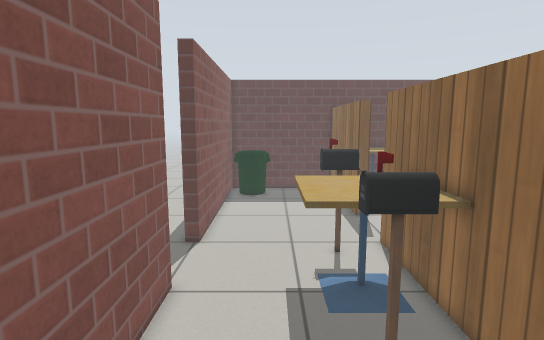
View 1 (above)

23 first-person views from a walk through a robot-simulator world made for Gazebo. The camera is 1.2 m above the floor, tilts 8° down and sees 80° across. The floor is counted in squares, 0.2 m on a side. Each view is taken from the middle of a square. On the plan, view 1 faces up. The plan holds only what a view shows up to about 20 squares ahead; the rest is blank. Simple patterns stand in for the simulator's built-in surfaces.

View 2
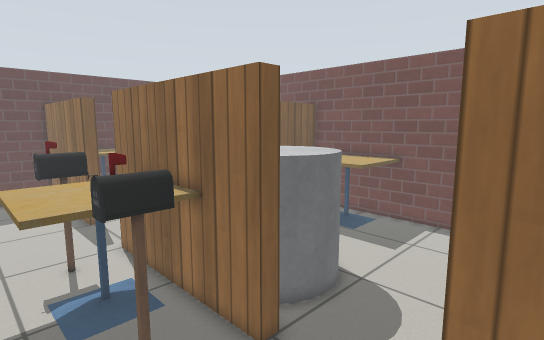

View 3
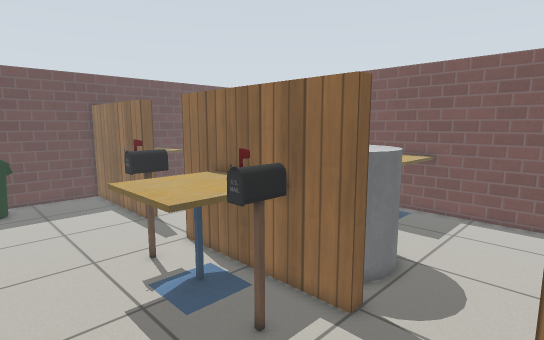

View 4
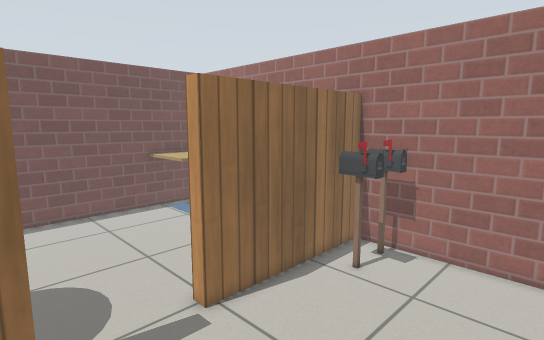

View 5
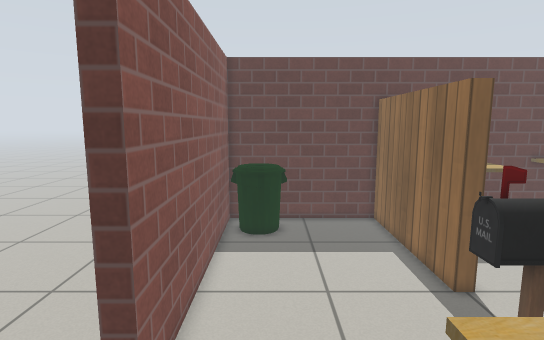

View 6
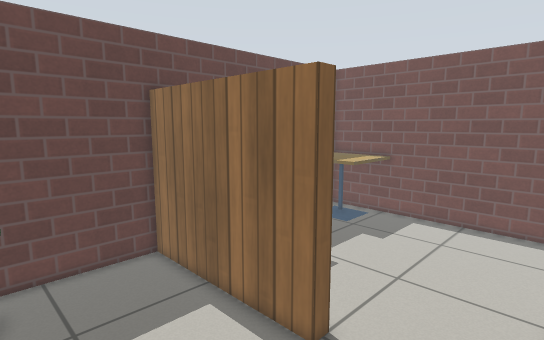

View 7
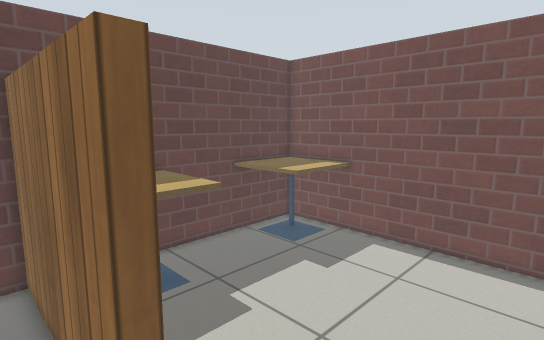

View 8
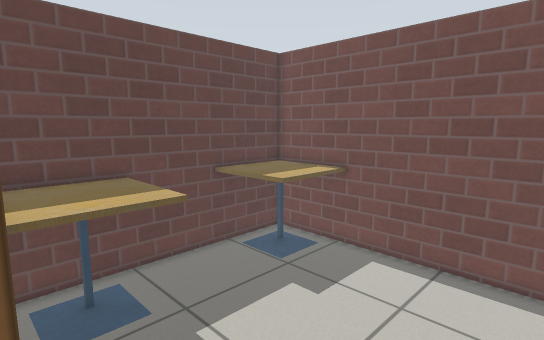

View 9
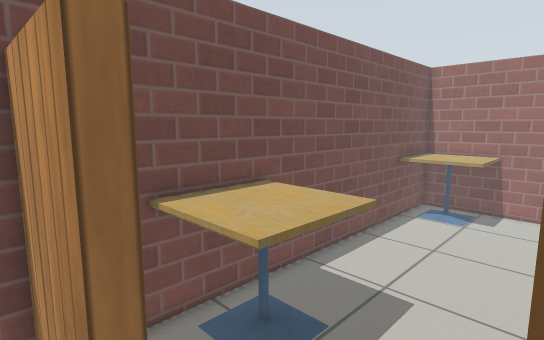

View 10
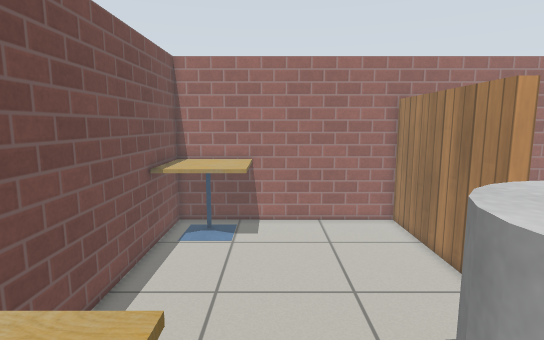

View 11
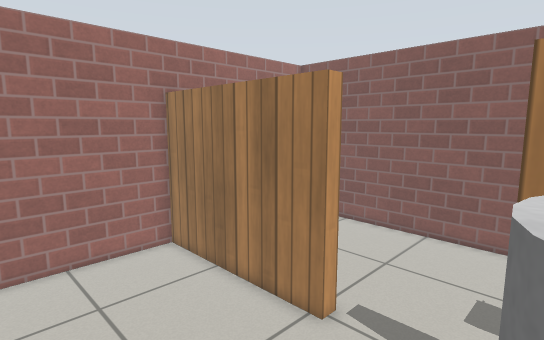

View 12
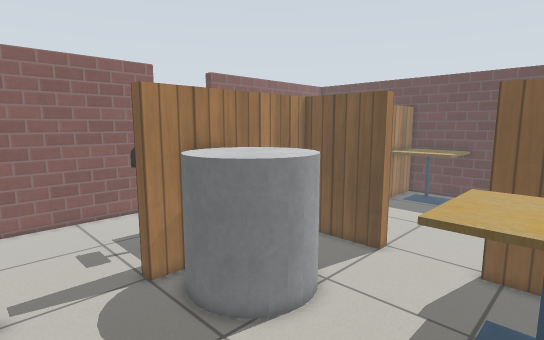

View 13
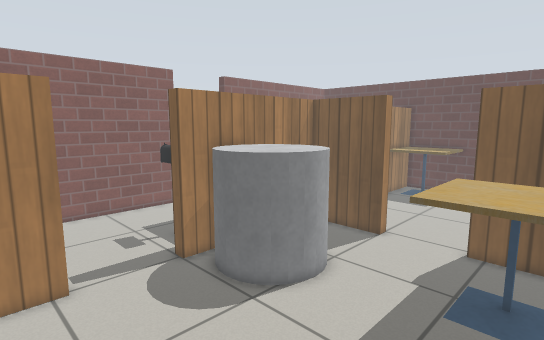

View 14
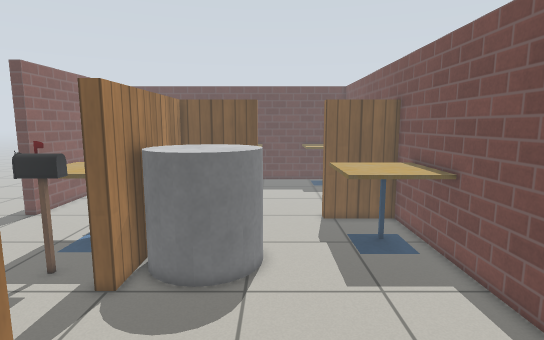

View 15
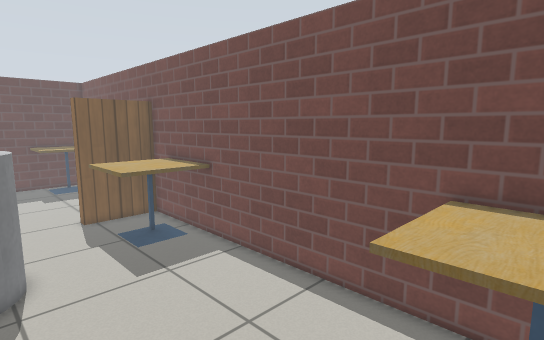

View 16
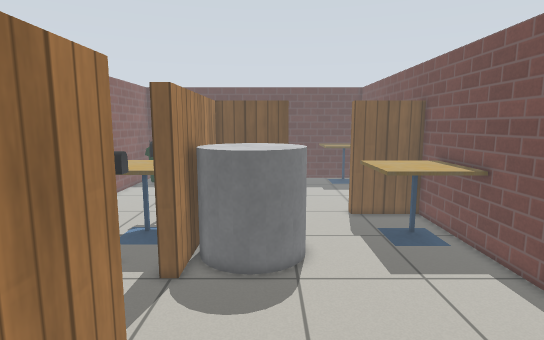

View 17
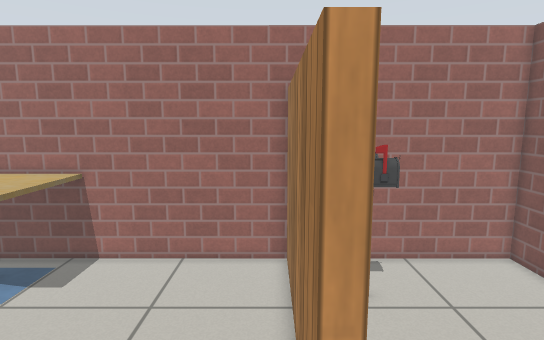

View 18
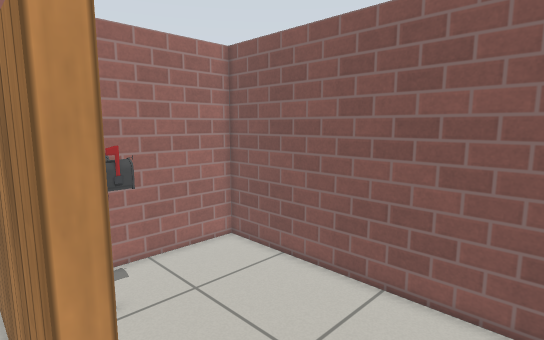

View 19
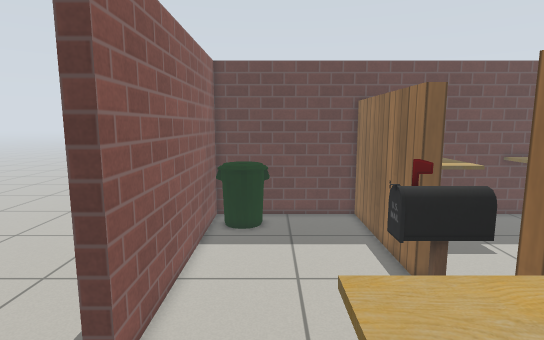

View 20
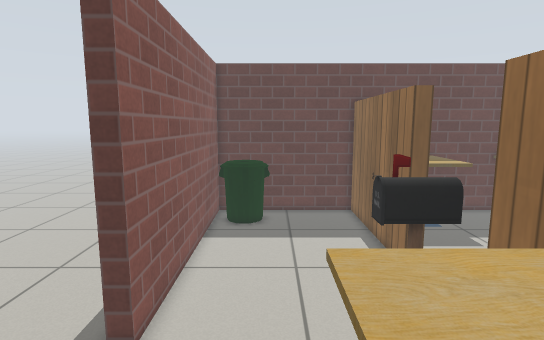

View 21
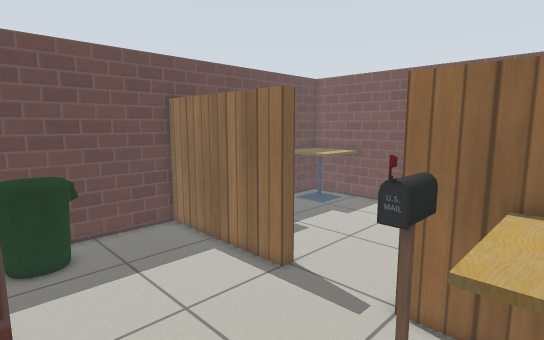

View 22
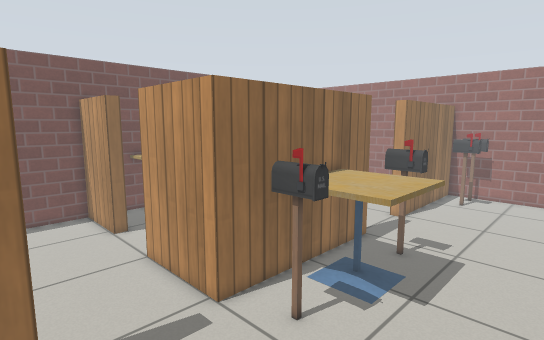

View 23
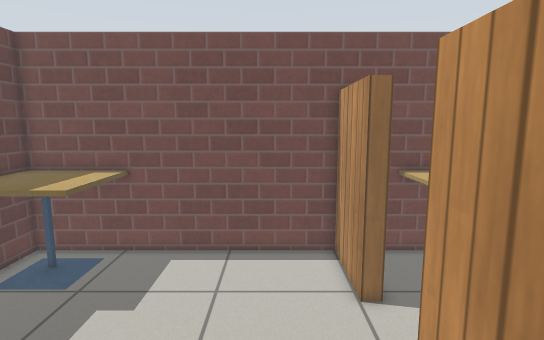

### Floor plan
Points are (right, up) in squares from view 1. A wall is a line through its corners. A room is listed if a view was taken in it or the views show most of it. See-through windows are left out.
Room 1 (views 1, 2, 3, 4, 5, 6, 7, 8, 9, 10, 11, 12, 13, 14, 15, 16, 17, 18, 19, 20, 22, 23)
walls: (6.3, 15.3) (6.3, 6) (5.6, 6) (5.6, 16) (11.1, 16) (11.1, 15.3) (6.3, 15.3); (6.4, 21) (5.6, 21) (5.6, 30.4); (-3.7, 11.4) (-3.7, -7.9) (19.9, -7.9) (19.9, 30.3); (20, 15.3) (15.3, 15.3) (15.3, 16) (20, 16); (5.6, -8) (5.6, 1.5) (6.3, 1.5) (6.3, -8); (6.5, 30.3) (-3.7, 30.3) (-3.7, 16); (15.5, 30.3) (11.4, 30.3)
ways out: opening at (-4, 14) to room 2
objects: bin (-3, 27) to (0, 29); cafe table (1, 9) to (5, 13); postbox (2, 7) to (4, 8); postbox (2, 15) to (4, 15); postbox (3, -7) to (4, -7); postbox (3, -5) to (4, -5); grey cylinder (7, 7) to (11, 11); cafe table (7, 26) to (11, 30); cafe table (15, -7) to (19, -3); cafe table (15, 9) to (19, 13); cafe table (15, 26) to (19, 30)
Room 2 (view 21)
walls: (-3.7, 16) (-4.5, 16)
ways out: opening at (-4, 14) to room 1

Positions as (right, up) in squares from view 1, and headings:
1: (0, 0), facing up
2: (0, 0), facing up-right
3: (-3, 1), facing up-right
4: (-3, 7), facing down-right
5: (-1, 10), facing up
6: (-1, 16), facing up-right
7: (4, 16), facing up-right
8: (6, 17), facing up-right
9: (11, 17), facing down-right
10: (14, 12), facing down
11: (14, 7), facing down-left
12: (18, 1), facing up-left
13: (19, -1), facing up-left
14: (12, -5), facing up
15: (10, -6), facing up-right
16: (10, -6), facing up
17: (7, 6), facing down
18: (7, 6), facing down-left
19: (0, 9), facing up
20: (0, 8), facing up
21: (-4, 12), facing up-right
22: (-3, 22), facing down-right
23: (5, 19), facing right
